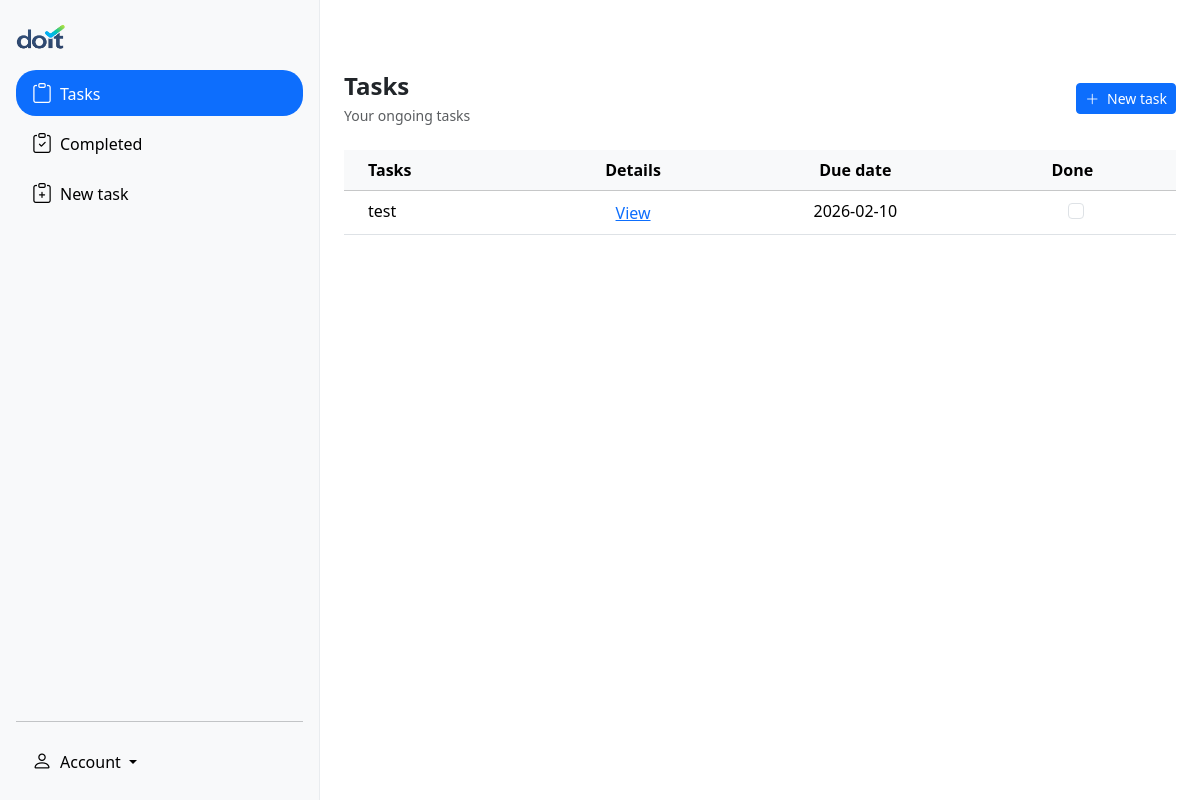
Page / (signed in) on the earlier database version.
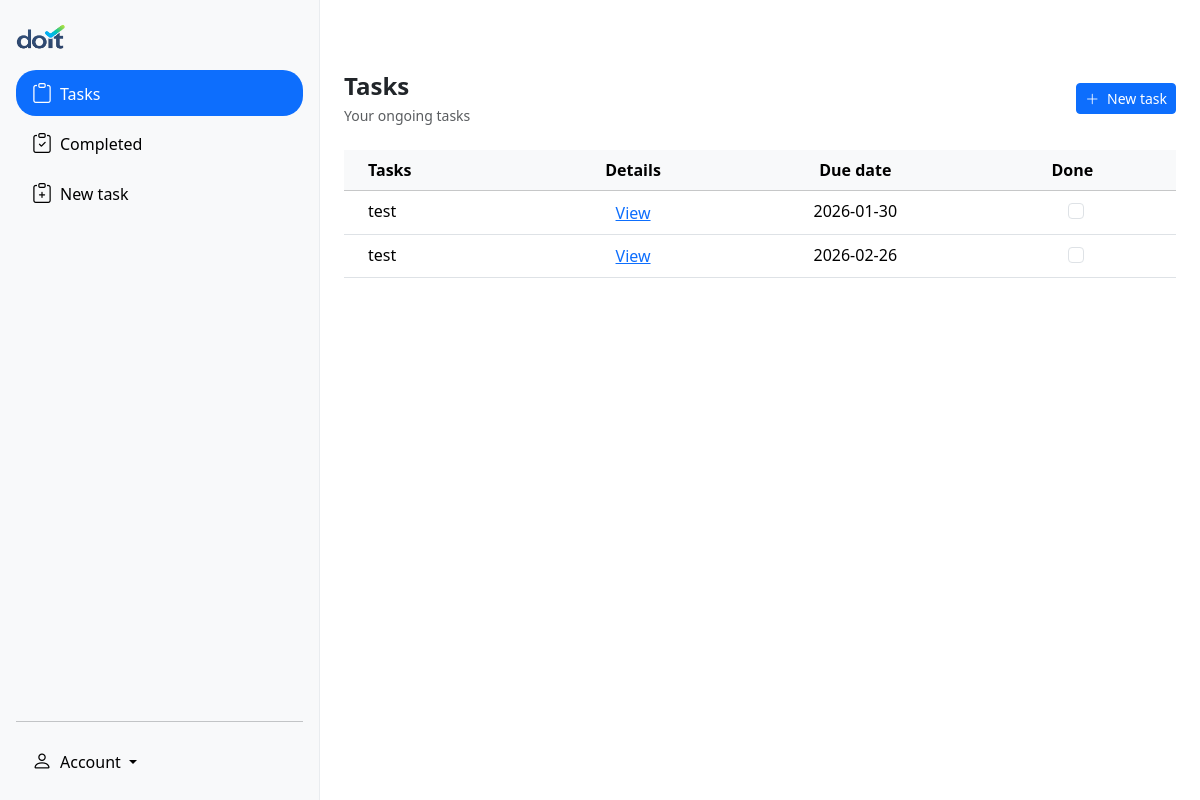
Same page on the later database version.
### tables this page shows
CREATE TABLE tasks (
    id INTEGER PRIMARY KEY AUTOINCREMENT,
    user_id INTEGER NOT NULL,
    title TEXT NOT NULL,
    description TEXT,
    is_done INTEGER NOT NULL DEFAULT 0,
    due_date TEXT,
    created_at TEXT NOT NULL DEFAULT (datetime('now')),
    completed_at TEXT,

    FOREIGN KEY (user_id) REFERENCES users(id)
);

### app.py (the view)
@app.route("/", methods=["GET", "POST"])
@login_required
def tasks():
    user_id = session.get("user_id")
    tasks = cur.execute("SELECT * FROM tasks WHERE user_id = ? AND is_done == 0 ORDER BY due_date", (user_id,)).fetchall()
    return render_template("tasks.html", tasks=tasks, active_page='tasks')

### helpers.py (called while the page is built)
def login_required(f):
    @wraps(f)
    def decorated_function(*args, **kwargs):
        if session.get("user_id") is None:
            return redirect("/login")
        return f(*args, **kwargs)
    return decorated_function

### templates/tasks.html (shortened to what this page needs)
{% extends "layout.html" %}
{% block div %}
    <div class="container py-4">
    {% if tasks %}
        <div class="d-flex justify-content-between align-items-center mb-4">
            <div>
                <h1 class="h4 fw-semibold mb-1">Tasks</h1>
                <p class="text-muted small mb-0">Your ongoing tasks</p>
            </div>
            <a href="/new" class="btn btn-primary btn-sm">
                <i class="bi bi-plus-lg me-1"></i> New task
            </a>
        </div>
        <table class="table table-hover">
            <thead class="table-light">
                <tr>
                    <th class="ps-4">Tasks</th>
                    <th class="text-center">Details</th>
                    <th class="text-center">Due date</th>
                    <th class="text-center pe-4">Done</th>
                </tr>
            </thead>
            <tbody>
                {% for task in tasks %}
                <tr>
                    <td class="ps-4">{{ task.title }}</td>
                    <td class="text-center"><button type="button" class="btn btn-link p-0" data-bs-toggle="modal" data-bs-target="#descModal" data-task-id="{{ task.id }}">View</button></td>
                    <td class="text-center">{{ task.due_date }}</td>
                    <td class="text-center pe-4">
                    <form action="{{ url_for('toggle_task') }}" method="post" class="d-inline">
                            <div class="form-check d-inline-flex justify-content-end m-0">
                                <input
                                    class="form-check-input"
                                    type="checkbox"
                                    id="t{{ task.id }}"
                                    name="done"
                                    value="1"
                                    onchange="this.form.submit()"
                                    {% if task.done %}checked{% endif %}>
                            </div>
                        </form>
                </tr>
                {% endfor %}
            </tbody>
        </table>
    {% endif %}
    </div>
{% endblock %}

Differences in the rows shown:
no longer on this page (row edited): tasks: title "test", due_date "2026-02-10"
added tasks: title "test", due_date "2026-01-30"
added tasks: title "test", due_date "2026-02-26"
